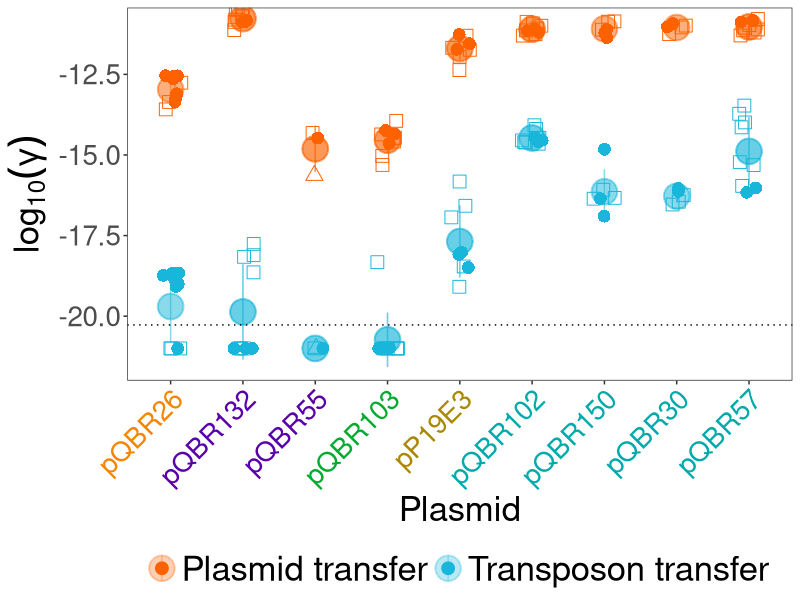
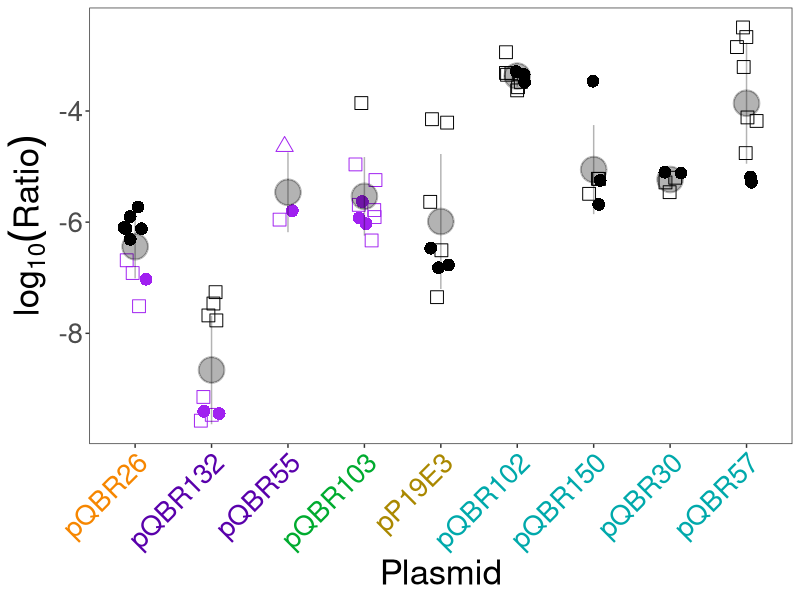
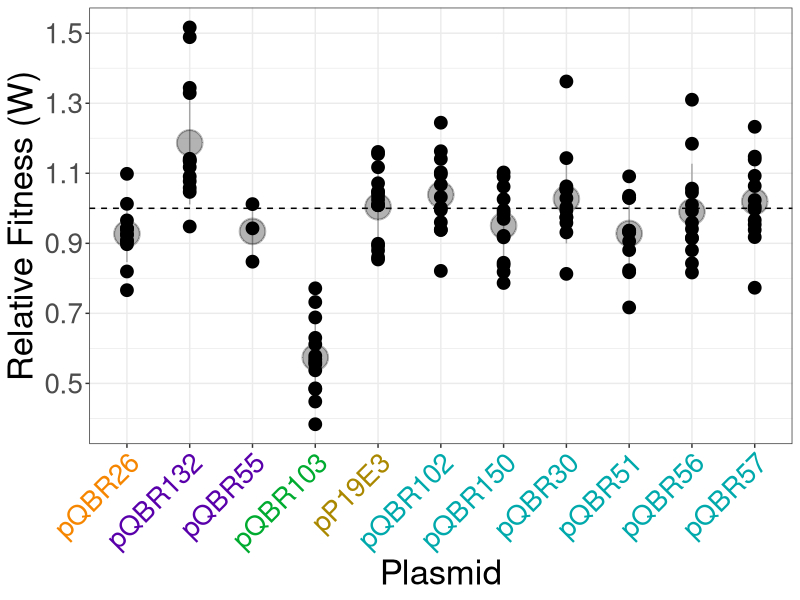
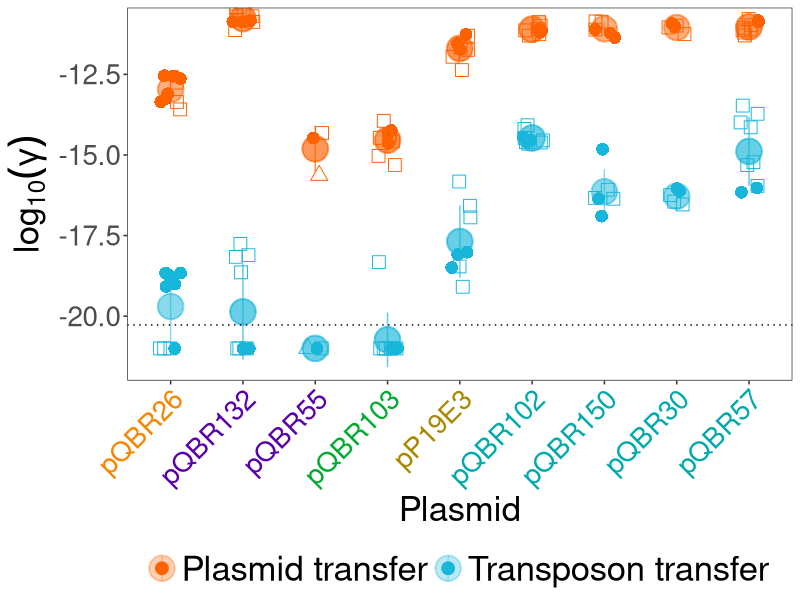
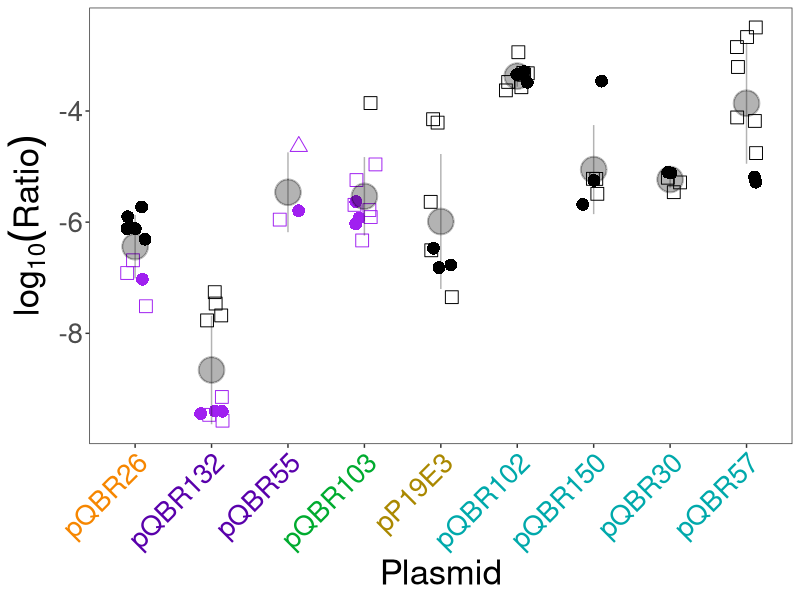
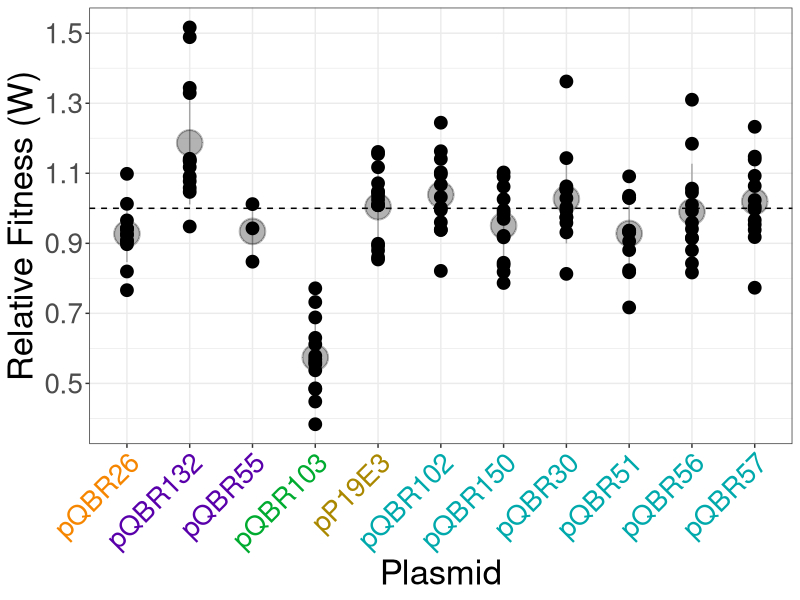

Recreate these plots in R, in order.
## ---- chunk 1
knitr::opts_chunk$set(echo = TRUE)
## ---- chunk 2
library(tidyverse)
library(ggplot2)
library(dplyr)
library(nlme)
library(forcats)
library(ggtext)
library(patchwork)

pd <- position_dodge(width=0.5)
col1 <- "#FFB000"
col2 <- "#DC267F"
col4 <- "#FE6100"
col3<- "#785EF0"
col5<- "#000000"
col6<-"#0101DF"
col7<-"#18B6DA"
COL=c(col4,col7)

## ---- chunk 3
conj_exp<-read.csv("Hybrid_data.csv",header=TRUE,sep=",")

`%notin%` <- Negate(`%in%`)

conj_exp<- conj_exp %>% filter(Plas_group != "Con") %>% 
  mutate(Start_D=(Start_DC*10^(Dilution_S))/Quantity_S,
         Start_R=(Start_RC*10^(Dilution_S))/Quantity_S,
         Start_N=(Start_NC*10^(Dilution_S))/Quantity_S,
         End_D=(End_DC*10^(Dilution_E))/Quantity_E,
         End_R=(End_RC*10^(Dilution_E))/Quantity_E,
         End_N=(End_NC*10^(Dilution_E))/Quantity_E,
         End_D=(End_DC*10^(Dilution_E))/Quantity_E,
         Plas_T=(Plas_TC*10^(Dilution_P))/Quantity_P,
         Tran_T=(Tran_TC*10^(Dilution_T))/Quantity_T,
         psi = log(End_N/Start_N)/24,
         gamma.p = psi * log(1+((Plas_T/End_R)*(End_N/End_D))) * (1/(End_N-Start_N)),
         gamma.t = psi * log(1+((Tran_T/End_R)*(End_N/End_D))) * (1/(End_N-Start_N)))

conj_exp_filtered<- conj_exp %>% 
  select(Label,Plasmid,Plas,Plas_group,Strain_Rep,Plas_Rep, gamma.p, gamma.t, Dat_rep, Data) %>%
  pivot_longer(cols=c(gamma.p, gamma.t), names_to = "type", values_to = "gamma") %>%
  filter(Data %notin% "Nov_23") %>%
  filter(Plasmid %notin% c("pQBR56", "pQBR57", "pQBR51")) %>%
  filter(!(Data == "Oct_22" & Plasmid != "pQBR55_L")) %>%
  mutate(Plasmid = case_when(
    Plasmid == "pQBR57_L" ~ "pQBR57",
    Plasmid == "pQBR55_L" ~ "pQBR55",  
    Plasmid == "pQBR103_L" ~ "pQBR103",
    Plasmid == "pP19E3_L" ~ "pP19E3",
    TRUE ~ Plasmid 
  )) 

Limits <- filter(conj_exp_filtered, Plasmid == "LIM") %>%
  filter(type=="gamma.t")

conj_exp_filtered <-conj_exp_filtered %>%
  filter(Plas_Rep != "13") %>%
  group_by(Plasmid, Plas_Rep) %>%
  filter(!any(is.na(gamma))) %>%
  ungroup()

conj_exp_filtered <- conj_exp_filtered %>%
  group_by(Plasmid) %>%
  mutate(plas_label = dense_rank(Plas)) %>%
  ungroup()

conj_summ <- conj_exp_filtered %>%
     group_by(Plasmid,Plas_group,type) %>%
    summarise(gamma = mean(gamma, na.rm=TRUE))

pd <- position_dodge(width=0.5)

conj_exp_log <- conj_exp_filtered %>%
  mutate(conj_exp_filtered, log_gamma = log10(gamma))

conj_exp_log <- conj_exp_log %>%
   mutate(log_gamma = replace(log_gamma, log_gamma == -Inf, -21))

conj_summstat <- conj_exp_log %>%
  group_by(Plasmid, type) %>%
  summarise(
    mean = mean(log_gamma, na.rm=TRUE),
    std = sd(log_gamma, na.rm = TRUE)) %>%
  left_join(conj_exp_log %>% select(Plasmid,
                              type,Dat_rep,Plas_group) %>%
              distinct(), by = c("Plasmid", "type")) %>%
  mutate(ymin = mean - std, ymax = mean + std)

conj_exp_log$Plas_group <- as.numeric(conj_exp_log$Plas_group)

conj_summstat<- rename(conj_summstat, "log_gamma"="mean")

plasgroup_colors <- c(
  "1" = "#f68600ff", #GroupII
  "2" = "#5900abff", #GroupIII
  "3" = "#00ab2fff", #GroupI
  "4" = "#00ab2fff", #GroupI
  "5" = "#AA8800", #pP19E3
  "6" = "#00a9abff" #GroupIV
  # Add all Plas_group levels and their desired colors
)
label_lookup <- unique(conj_exp_log[, c("Plasmid", "Plas_group")])

label_lookup$Plasmid_col <- paste0(
  "<span style='color:", 
  plasgroup_colors[label_lookup$Plas_group], 
  "'>", 
  label_lookup$Plasmid, 
  "</span>")

conj_exp_log$Plasmid_col <- NULL
conj_exp_log <- merge(conj_exp_log, label_lookup, by = c("Plasmid", "Plas_group"))
conj_summstat$Plasmid_col <- NULL
conj_summstat <- merge(conj_summstat, label_lookup, by = "Plasmid")

conj_exp_log$Plasmid_col <- 
  fct_reorder(conj_exp_log$Plasmid_col, conj_exp_log$Plas_group)
conj_summstat$Plasmid_col <-
  factor(conj_summstat$Plasmid_col,
         levels = levels(conj_exp_log$Plasmid_col))

pd2=position_jitter(height=0, width=0.15)

ggplot(conj_exp_log, aes(x=Plasmid_col, y=log_gamma,
                   ymax=log_gamma,
                   colour=type, fill=type,
                   shape=as.factor(plas_label))) +
  geom_point(position=pd2, size=4) +
  theme_bw() +
  theme(
    axis.text=element_text(size=20),
    axis.title=element_text(size=25),
    legend.text=element_text(size=25),
    legend.title=element_blank(),
    axis.text.x=element_markdown(angle=45, hjust=1),  
    legend.position = "bottom",
    panel.grid = element_blank()) +
  labs(x="Plasmid", y=expression(log[10](gamma))) +
  scale_colour_manual(values = COL,
                      labels=c("Plasmid transfer", "Transposon transfer")) +
  scale_fill_manual(values = COL,
                    labels=c("Plasmid transfer", "Transposon transfer")) +
  scale_shape_manual(values = c(0,16,2,3,18,4,7,8,9,11)) +
  guides(shape = "none") +
  geom_pointrange(data=conj_summstat,
                  aes(x=Plasmid_col, ymin=ymin, ymax=ymax, shape=NULL),
                  size=2, alpha=0.3) + 
  scale_y_continuous(limits = c(min(conj_exp_log$log_gamma-1,
                                    na.rm = TRUE), NA), expand = c(0, 0)) +
  geom_hline(yintercept=log10(Limits$gamma), linetype='dotted', col='black')

ggsave("Hybrid_paper.png",dpi=1200,width=15,height=10)


## ---- chunk 4

lod <-Limits$gamma

conj_m <- conj_exp_log %>% select(Label,Plasmid,Plas,plas_label,Plas_group,
                                  Strain_Rep,Plas_Rep,Dat_rep,type,gamma) %>%
  pivot_wider(names_from = "type", values_from = "gamma") %>%
  mutate(gamma.t_adj = ifelse(gamma.t < lod, lod, gamma.t),
         ratio = (gamma.t_adj/gamma.p),
         ratio_log = log10(ratio))

conj_m$ratio_group <- ifelse(conj_m$gamma.t_adj < 6e-21, 
                             "Positive", 
                             "Negative")
conj_m_summ <- conj_m %>%
  group_by(Plasmid) %>%
  summarise(
    log_ratio = mean(ratio_log),
    std = sd(ratio_log)) %>%
  left_join(label_lookup %>% select(Plasmid, Plasmid_col) %>%
  distinct(), by = c("Plasmid")) %>%
  mutate(ymin = log_ratio - std, ymax = log_ratio + std)

conj_m$Plasmid_col <- NULL
conj_m <- merge(conj_m, label_lookup, by = c("Plasmid", "Plas_group"))
conj_m_summ$Plasmid_col <- NULL
conj_m_summ <- merge(conj_m_summ, label_lookup, by = "Plasmid")

conj_m$Plas_group <- as.numeric(as.character(conj_m$Plas_group))

conj_m <-conj_m %>% mutate(log_ratio=ratio_log)

conj_m$Plasmid_col <- fct_reorder(conj_m$Plasmid_col,
                                  conj_m$Plas_group)
conj_m_summ$Plasmid_col <- factor(conj_m_summ$Plasmid_col,
                                  levels = levels(conj_m$Plasmid_col))

ggplot(conj_m, aes(x=Plasmid_col, y=log_ratio,
                   ymax=log_ratio, shape=as.factor(plas_label),color=ratio_group)) +
  geom_point(position=pd2, size=4) +
  theme_bw() +
  theme(
    axis.text=element_text(size=20),
    axis.title=element_text(size=25),
    legend.text=element_text(size=25),
    legend.title=element_blank(),
    axis.text.x=element_markdown(angle=45, hjust=1),  # Enable markdown for colored labels
    panel.grid = element_blank()
  ) +
  labs(x="Plasmid", y=expression(log[10](Ratio))) +
  scale_shape_manual(values = c(0,16,2,3,18,4,7,8,9,11)) +
  scale_color_manual(values = c("Positive"="purple",
                                "Negative"="black"))+
  guides(shape = "none", colour = "none") +
  geom_pointrange(data=conj_m_summ,
                  aes(x=Plasmid_col, y = log_ratio, ymin=ymin, ymax=ymax, shape=NULL),inherit.aes=FALSE,
                  size=2, alpha=0.3)

ggsave("Conj_Ratios_paper.png",dpi=1200,width=15,height=10)

conj_m$Plas_group <- factor(conj_m$Plas_group)


conj_mod1 <- lm(ratio_log ~ Plasmid, data = conj_m)
summary(conj_mod1)
TukeyHSD(aov(conj_mod1))

conj_mod2 <- lm(ratio_log ~ Plas_group, data = conj_m)
summary(conj_mod2)
TukeyHSD(aov(conj_mod2))

summary(aov(data = conj_m, gamma.t~gamma.p))

conj_mod3<- lm(gamma.p ~ Plasmid, data=conj_m)
summary(conj_mod3)
TukeyHSD(aov(conj_mod3))

conj_mod4<- lm(gamma.p ~ Plas_group, data=conj_m)
summary(conj_mod4)
TukeyHSD(aov(conj_mod4))


#Getting some exact numbers for how many tns per plasmid transferc
p57 <- conj_m %>%
  filter(Plasmid == "pQBR57") %>%
  summarise(
    plasmid_mean_log10 = mean(log10(gamma.p), na.rm = TRUE),
    plasmid_sd_log10   = sd(log10(gamma.p), na.rm = TRUE),
    transposon_mean_log10 = mean(log10(gamma.t), na.rm = TRUE),
    transposon_sd_log10   = sd(log10(gamma.t), na.rm = TRUE)
  )

p102 <- conj_m %>%
  filter(Plasmid == "pQBR102") %>%
  summarise(
    plasmid_mean_log10 = mean(log10(gamma.p), na.rm = TRUE),
    plasmid_sd_log10   = sd(log10(gamma.p), na.rm = TRUE),
    transposon_mean_log10 = mean(log10(gamma.t), na.rm = TRUE),
    transposon_sd_log10   = sd(log10(gamma.t), na.rm = TRUE)
  )

log10_ratio_57 <- p57$plasmid_mean_log10 - p57$transposon_mean_log10
sd_log10_ratio_57 <- sqrt(p57$plasmid_sd_log10^2 +
                            p57$transposon_sd_log10^2)

ratio_57 <- 10^log10_ratio_57

log10_ratio_102 <- p102$plasmid_mean_log10 - p102$transposon_mean_log10
sd_log10_ratio_102 <- sqrt(p102$plasmid_sd_log10^2 +
                             p102$transposon_sd_log10^2)

ratio_102 <- 10^log10_ratio_102

ci_57 <- 10^(log10_ratio_57 + c(-1, 1) * 1.96 * sd_log10_ratio_57)
ci_102 <- 10^(log10_ratio_102 + c(-1, 1) * 1.96 * sd_log10_ratio_102)

## ---- chunk 5
fit_exp<-read.csv("Hybrid_data.csv",header=TRUE,sep=",")

fit_exp<- fit_exp %>% mutate(Start_D=(Start_DC*10^(Dilution_S))/Quantity_S,
         Start_R=(Start_RC*10^(Dilution_S))/Quantity_S,
         Start_N=(Start_NC*10^(Dilution_S))/Quantity_S,
         End_D=(End_DC*10^(Dilution_E))/Quantity_E,
         End_R=(End_RC*10^(Dilution_E))/Quantity_E,
         End_N=(End_NC*10^(Dilution_E))/Quantity_E,
         End_D=(End_DC*10^(Dilution_E))/Quantity_E,
         Plas_T=(Plas_TC*10^(Dilution_P))/Quantity_P,
         Tran_T=(Tran_TC*10^(Dilution_T))/Quantity_T,
         psi = log(End_N/Start_N)/24,
         gamma.p = psi * log(1+((Plas_T/End_R)*(End_N/End_D))) * (1/(End_N-Start_N)),
         gamma.t = psi * log(1+((Tran_T/End_R)*(End_N/End_D))) * (1/(End_N-Start_N)))

comp1 <- fit_exp %>%
  mutate(Mlac = (log(End_R/(Start_R/100))/24)) %>%
  mutate(Mvs = (log(End_D/(Start_D/100))/24))

#calculating fitness - w
comp2 <- comp1 %>%
  mutate(w = Mvs/Mlac)
comp2.5 <- comp2 %>%
  group_by(Plasmid) %>%
  summarise(mean=mean(w),std=sd(w))%>%
  mutate(ymin = mean - std,
         ymax = mean + std)

con_mean <-   1.018404 

con <- subset(comp2, Plasmid =="Con")

t.test(con$w, mu=1, data=con)

comp3<- comp2 %>% mutate(w_corr = w/con_mean)
comp3[comp3 ==-Inf]<-0

comp3 <- comp3 %>% filter(Plasmid != "pQBR57_L") %>% 
  mutate(Plasmid = case_when(
    Plasmid == "pQBR55_L" ~ "pQBR55",  
    Plasmid == "pQBR103_L" ~ "pQBR103",
    Plasmid == "pP19E3_L" ~ "pP19E3",
    TRUE ~ Plasmid)) %>%
  filter(Plasmid !="Con", Plasmid !="LIM")

comp3$Plas_group <- as.numeric(comp3$Plas_group)
comp3$Plasmid <- as.factor(comp3$Plasmid)
comp3stat <- comp3 %>%
  group_by(Plasmid) %>%
  summarise(mean=mean(w_corr),
            std=sd(w_corr))%>%
  mutate(ymin = mean - std,
         ymax = mean + std)

comp3stat<- rename(comp3stat, "w_corr"="mean")

plasgroup_colors2 <- c(
  "1" = "#f68600ff", #GroupII
  "2" = "#5900abff", #GroupIII
  "3" = "#00ab2fff", #GroupI
  "4" = "#00ab2fff", #GroupI
  "5" = "#AA8800", #pP19E3
  "6" = "#00a9abff", #GroupIV
  "Con" = "black"
  # Add all Plas_group levels and their desired colors
)

label_lookup2 <- unique(comp3[, c("Plasmid", "Plas_group")])
label_lookup2$Plasmid_col <- paste0(
  "<span style='color:", 
  plasgroup_colors2[label_lookup2$Plas_group], 
  "'>", 
  label_lookup2$Plasmid, 
  "</span>")

comp3$Plasmid_col <- NULL
comp3 <- merge(comp3, label_lookup2,
               by = c("Plasmid", "Plas_group"))
comp3stat$Plasmid_col <- NULL
comp3stat <- merge(comp3stat,
                   label_lookup2, by = "Plasmid")

comp3$Plasmid_col <- fct_reorder(comp3$Plasmid_col,
                                 comp3$Plas_group)
comp3stat$Plasmid_col <- factor(comp3stat$Plasmid_col,
                                levels = levels(comp3$Plasmid_col))


pd <- position_jitterdodge(dodge.width=0.6, jitter.width = 0.1)
pd2<-position_dodge(width=0.6)

ggplot(comp3, aes(x=Plasmid_col,y=w_corr))+ 
  geom_point(position=pd2,size=4)+
  geom_hline(yintercept = 1, linetype="dashed")+
  theme_bw()+
  theme(axis.text=element_text(size=20),axis.title=element_text(size=25), legend.text=element_text(size=25),legend.title=element_text(size=25),
        axis.text.x = ggtext::element_markdown(angle = 45, hjust = 1))+labs(x="Plasmid", y="Relative Fitness (W)")+ 
  geom_pointrange(data=comp3stat,aes(x=Plasmid_col,ymin=w_corr-std,ymax=w_corr+std),size=2,alpha=0.3,position=pd2) +
   scale_y_continuous(breaks = seq(0.5, max(comp3$w_corr) + 0.2, by = 0.2))
  
ggsave("Comp_fit.png",dpi=1200,width=12,height=10)

## ---- chunk 6
fit <- comp3

F3 <- aov(w_corr ~ Plasmid, data = fit) 

F4<- aov(w_corr~as.factor(Plas_group), data=fit)
